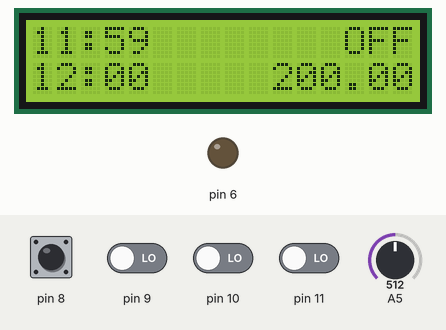
Simulated run of this sketch. Board: Arduino Uno, built with avr-gcc and run on an emulated ATmega328P. Parts: 16×2 character LCD, output pins drawn as LEDs (lit = HIGH). The inputs (shaded band) are chosen by the test bench; at power-on: pin 8–11 LOW, A5 = 512. What the sketch prints to the serial monitor is not drawn.

Above: at 1.2 s.
1.3 s: A5 set to 314
At 2.4 s:
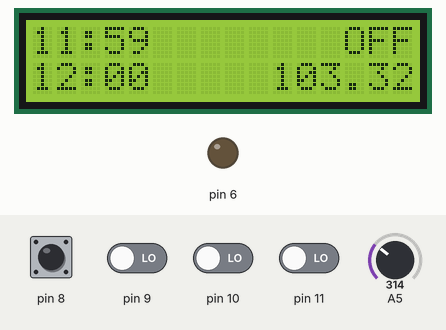
2.8 s: A5 set to 290
At 3.6 s:
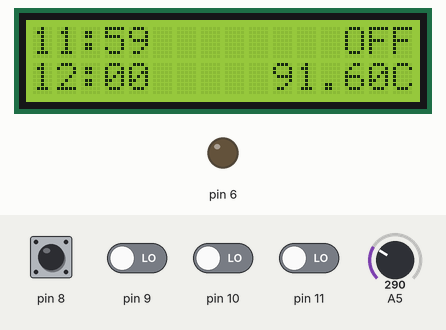
4.3 s: A5 set to 135
At 4.7 s:
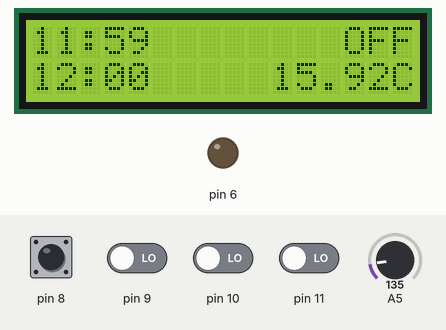
5.8 s: A5 set to 112
At 7.0 s:
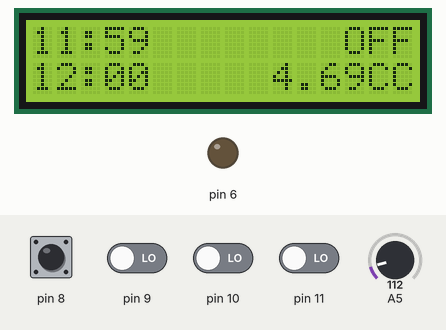
7.3 s: pin 8 driven HIGH
At 10.2 s:
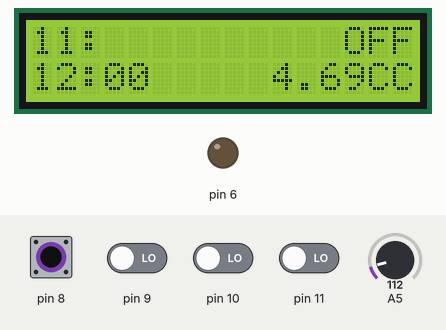
10.3 s: pin 8 pulsed LOW 5 times (0.12 s each, 0.3 s apart)
At 11.35 s:
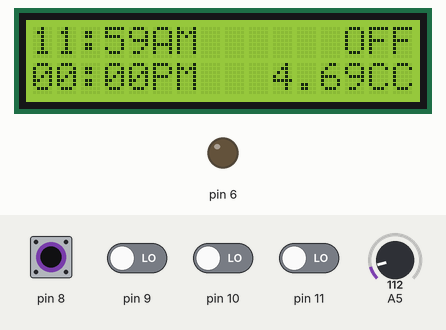
Timing chart, 0 to 13.3 s (numbered marks = the images above; inputs shaded):
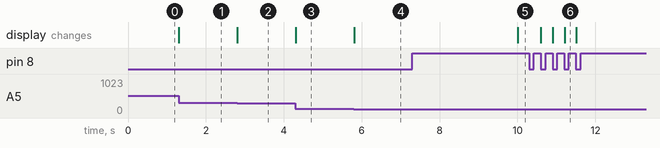

The sketch:

alarm_clock.ino
```cpp
#include <LiquidCrystal.h>


LiquidCrystal lcd(13, 12, 5, 4, 3, 2);

int seconds = 0;
int minutes = 0;
int hours = 0;
int hourAMPM = 0;
bool AM;

int Alarmhours = 12;
int Alarmminutes = 0;
int AlarmhourAMPM = 0;
bool alarmAM = true;
int AlarmSetupStep1 = 0;
int AlarmSetupStep2 = 0;

int TimeSetupStep1 = 0;
int TimeSetupStep2 = 0;

bool AlarmON = false;

int programStep1 = 0;
int programStep2 = 0;
int programStep3 = 0;
int programStep4 = 0;
int holdCounter1 = 0;
int holdCounter2 = 0;
int holdCounter3 = 0;

long FirstButtonms = 0;
long SecondButtonms = 0;

const long intervalButton = 2000;

void setup() {
    Serial.begin(115200);
    TCCR1A = 0;
    TCCR1B = 0;
    TCNT1 = 3036;
    TCCR1B |= (1 << CS12); //precaler 256
    TIMSK1 |= (1 << TOIE1); //enable timer overflow

    lcd.begin(16, 2);
    lcd.clear();

    seconds = 86300;

    pinMode(11, INPUT);

    pinMode(10, INPUT);

    pinMode(9, INPUT);

    pinMode(8, INPUT);

    pinMode(6, OUTPUT);

    //CLOCK TEST
    seconds = 44;
    minutes = 59;
    hours = 11;
    hourAMPM = hours;

}

ISR(TIMER1_OVF_vect) {
    Serial.println(millis());
    TCNT1 = 3036;
    seconds++;

    if (seconds == 60) {
        seconds = 0;
        minutes++;
    }
    if (minutes == 60) {
        minutes = 0;
        hours++;
        hourAMPM++;
    }

    if (hourAMPM > 11) {
        hourAMPM = 0;
    }

    if ((hours > 12 || hours == 12) && hours != 24) {
        AM = false;
    } else if (hours < 12) {
        AM = true;
    }

    if (hours == 24) {
        hours = 0;
    }
    if ((Alarmhours > 12 || Alarmhours == 12) && Alarmhours != 24) {
        alarmAM = false;
    } else if (hours < 12) {
        alarmAM = true;
    }

    if (Alarmhours == 24) {
        Alarmhours = 0;
    }

}
/////////////////////////////////////////////////////////////////////////////////////////sayısal saat hesapları
/////////////////////////////////////////////////////////////////////////////////////////
void loop() {

    float voltage = analogRead(A5) * 0.004882814;
    float celciusDegree = (voltage - 0.5) * 100.0;
    float fahrenheitDegree = (celciusDegree * 1.8) + 32.0;

    if ((holdCounter3 % 2) == 0) {
        lcd.setCursor(10, 1);
        lcd.print(celciusDegree);
        lcd.print("C");
    } else {
        lcd.setCursor(10, 1);
        lcd.print(fahrenheitDegree);
        lcd.print("F");
    }
    ///////////////////celcius fahrenheit göstergeleri
    if ((holdCounter2 % 2) == 1) { //ALARM ON OFF
        AlarmON = true;
        lcd.setCursor(13, 0);
        lcd.print("ON");
        lcd.print(" ");
    } else {
        AlarmON = false;
        lcd.setCursor(13, 0);
        lcd.print("OFF");
    }
    /////////leddeki alarm göstergesi

    if ((holdCounter1 % 2) == 0) { // BUTTON1 CLOCK TYPE
        lcd.setCursor(0, 0);
        if (hours < 10) {
            lcd.print("0");
            lcd.print(hours);
        } else {
            lcd.print(hours);
        }

        lcd.print(":");

        if (minutes < 10) {
            lcd.print("0");
            lcd.print(minutes);
            lcd.print("  ");
        } else {
            lcd.print(minutes);
            lcd.print("  ");
        }

    } /////////////////// 24 saatlik saat göstergesi
    else if ((holdCounter1 % 2) == 1) {
        lcd.setCursor(0, 0);
        if (hourAMPM < 10) {
            lcd.print("0");

            lcd.print(hourAMPM);
        } else {
            lcd.print(hourAMPM);
        }

        lcd.print(":");

        if (minutes < 10) {
            lcd.print("0");
            lcd.print(minutes);
            if (AM == true) {
                lcd.print("AM");
            } else {
                lcd.print("PM");
            }
        } else {
            lcd.print(minutes);
            if (AM == true) {
                lcd.print("AM");
            } else {
                lcd.print("PM");
            }
        }

    }
    ///////////////// 12 saatlik AM PM gösterimi
    if ((holdCounter1 % 2) == 0) {
        lcd.setCursor(0, 1);

        if (Alarmhours < 10) {
            lcd.print("0");
            lcd.print(Alarmhours);
        } else {
            lcd.print(Alarmhours);
        }

        lcd.print(":");
        if (Alarmminutes < 10) {
            lcd.setCursor(3, 1);
            lcd.print("0");
            lcd.print(Alarmminutes);
            lcd.print("  ");
        } else {

            lcd.print(Alarmminutes);
            lcd.print("  ");
        }
    } ///////////alarm 24 saatlik gösterimi
    else if ((holdCounter1 % 2) == 1) {
        lcd.setCursor(0, 1);
        if (AlarmhourAMPM < 10) {
            lcd.print("0");

            lcd.print(AlarmhourAMPM);
        } else {
            lcd.print(AlarmhourAMPM);
        }

        lcd.print(":");

        if (Alarmminutes < 10) {
            lcd.print("0");
            lcd.print(Alarmminutes);
            if (alarmAM == true) {
                lcd.print("AM");
            } else {
                lcd.print("PM");
            }
        } else {
            lcd.print(Alarmminutes);
            if (alarmAM == true) {
                lcd.print("AM");
            } else {
                lcd.print("PM");
            }
        }
    }
    ////////////alarm 12 saatlik AM PM gösterimi

    long currentMillis1 = millis(); // first time stamp

    if (digitalRead(8) == HIGH && programStep1 == 0) { //press first-time

        FirstButtonms = currentMillis1;
        programStep1 = 1;
    } else if (digitalRead(8) == LOW && programStep1 == 1) {
        programStep1 = 0; // releasing early
        holdCounter1++;
    }
    ///////1. button açıp kapama (am,pm)

    if (currentMillis1 - FirstButtonms > intervalButton && programStep1 == 1) {

        int timesetupcounter = 0;

        while (timesetupcounter != 3) {
            if ((seconds % 2) != 1 && timesetupcounter != 2) {
                lcd.setCursor(3, 0);
                lcd.print("  ");

            } else {
                lcd.setCursor(3, 0);
                if (minutes < 10) {
                    lcd.print("0");
                    lcd.print(minutes);
                    lcd.print("  ");
                } else {
                    lcd.print(minutes);
                    lcd.print("  ");
                }

            }
            if ((seconds % 2) != 1 && timesetupcounter == 2) {
                lcd.setCursor(0, 0);
                lcd.print("  ");

            } else {
                lcd.setCursor(0, 0);
                if (hours < 10) {
                    lcd.print("0");
                    lcd.print(hours);
                } else {
                    lcd.print(hours);
                }

            }

            // yanıp sönmeler
            if (digitalRead(10) == HIGH && TimeSetupStep1 == 0) {
                TimeSetupStep1 = 1;
                if (timesetupcounter == 1) {
                    minutes++;
                    minutes = minutes % 60;

                } else if (timesetupcounter == 2) {

                    hourAMPM++;
                    hourAMPM = hourAMPM % 12;
                    hours++;
                    hours = hours % 24;

                }
            } else if (digitalRead(10) == LOW && TimeSetupStep1 == 1) {
                TimeSetupStep1 = 0;
            }

            if (digitalRead(8) == HIGH && TimeSetupStep2 == 0) {
                TimeSetupStep2 = 1;
            } else if (digitalRead(8) == LOW && TimeSetupStep2 == 1) {
                TimeSetupStep2 = 0;
                timesetupcounter++;
            }

        }
        programStep1 = 0;
    }

    long currentMillis2 = millis();
    if (digitalRead(9) == HIGH && programStep2 == 0) {
        SecondButtonms = currentMillis2;
        programStep2 = 1;

    } else if (digitalRead(9) == LOW && programStep2 == 1) {
        programStep2 = 0;
        holdCounter2++;   //push and pull

    }
    if (currentMillis2 - SecondButtonms > intervalButton && programStep2 == 1) {
              //hold it
        int alarmsetupcounter = 0;

        while (alarmsetupcounter != 3) {
            if ((seconds % 2) != 1 && alarmsetupcounter != 2) {
                lcd.setCursor(3, 1);
                lcd.print("  ");

            } else {
                lcd.setCursor(3, 1);
                if (Alarmminutes < 10) {
                    lcd.print("0");
                    lcd.print(Alarmminutes);
                    lcd.print("  ");
                } else {
                    lcd.print(Alarmminutes);
                    lcd.print("  ");
                }

            }
            if ((seconds % 2) != 1 && alarmsetupcounter == 2) {
                lcd.setCursor(0, 1);
                lcd.print("  ");

            } else {
                lcd.setCursor(0, 1);
                if (Alarmhours < 10) {
                    lcd.print("0");
                    lcd.print(Alarmhours);
                } else {
                    lcd.print(Alarmhours);
                }

            }//blink for alarm hours and minutes

            if (digitalRead(10) == HIGH && AlarmSetupStep1 == 0) {
                AlarmSetupStep1 = 1;
                if (alarmsetupcounter == 1) {
                    Alarmminutes++;
                    Alarmminutes = Alarmminutes % 60;

                } else if (alarmsetupcounter == 2) {

                    AlarmhourAMPM++;
                    AlarmhourAMPM = AlarmhourAMPM % 12;
                    Alarmhours++;
                    Alarmhours = Alarmhours % 24;

                }//clock setting in alarm setup

            } else if (digitalRead(10) == LOW && AlarmSetupStep1 == 1) {
                AlarmSetupStep1 = 0;
            }

            if (digitalRead(9) == HIGH && AlarmSetupStep2 == 0) {
                AlarmSetupStep2 = 1;
            } else if (digitalRead(9) == LOW && AlarmSetupStep2 == 1) {
                AlarmSetupStep2 = 0;
                alarmsetupcounter++;
            }

        }
        programStep2 = 0;
    }

    if (digitalRead(10) == HIGH && programStep3 == 0) {

        programStep3 = 1;

    } else if (digitalRead(10) == LOW && programStep3 == 1) {
        programStep3 = 0;
        holdCounter3++;
    }

    if (digitalRead(11) == HIGH && programStep4 == 0) {

        programStep4 = 1;

    } else if (digitalRead(11) == LOW && programStep4 == 1) {
        programStep4 = 0;
        if (Alarmminutes + 5 > 60) {
            Alarmminutes = (Alarmminutes + 5) % 60;
            Alarmhours = (Alarmhours + 1) % 24;
            AlarmhourAMPM = (AlarmhourAMPM + 1) % 12;
            if (AlarmhourAMPM + 1 > 11) {
                alarmAM = !AM;
            } else {
                alarmAM = AM;
            }
        } else {
            Alarmminutes += 5;
        }
    }

    if (AlarmON == true && Alarmhours == hours && Alarmminutes == minutes && Alarmminutes != 1) {
        tone(6, 1000, 200);
    }

}
```

Measured:
- the behaviour switches between 308 and 307 on A5 (found by bisection; images 1 and 2)
- the behaviour switches between 123 and 122 on A5 (found by bisection; images 3 and 4)
- after the input at 1.3 s, the display: changes at once (image 1)
- after the input at 2.8 s, the display: changes at once (image 2)
- after the input at 4.3 s, the display: changes at once (image 3)
- after the input at 5.8 s, the display: changes at once (image 4)
- after the input at 7.3 s, the display: changes after 2.7 s (image 5)
- after the input at 10.3 s, the display: first changes after 0.30 s (image 6 shows a later state)
